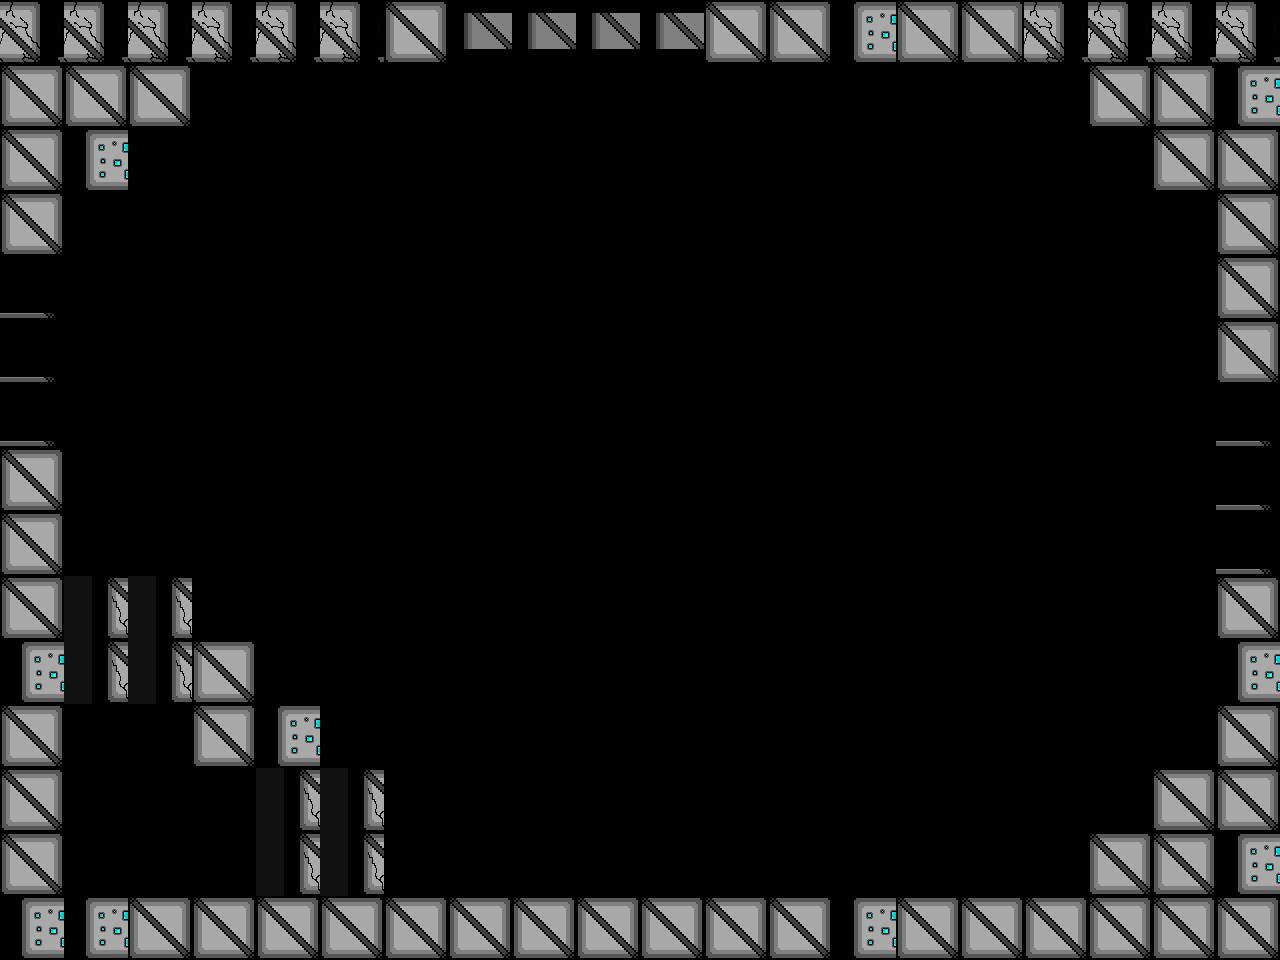

Tiled map render using the project's own tile images. Description and the map definition, with tile-layer contents summarised, below:
An orthogonal 20x15 tile map with 64x64 px tiles, 1 tile layer (Tile Layer 2) and 7 objects (2x Newborn, 2x Uno, ScrollingBackground, Player, Assassin).

<map version="1.0" tiledversion="1.1.1" orientation="orthogonal" renderorder="right-down" width="20" height="15" tilewidth="64" tileheight="64" infinite="0" nextobjectid="83">
 <properties>
  <property name="assassin" value="assets/assasin_rightLeftSpritesheet.png" />
  <property name="backgroundEasy" value="assets/backgroundEasy.png" />
  <property name="backgroundHard" value="assets/backgroundHard.png" />
  <property name="backgroundMedium" value="assets/backgroundMedium.png" />
  <property name="boss" value="assets/boss.png" />
  <property name="bossexplosion" value="assets/bossexplosion.png" />
  <property name="damageUp" value="assets/metalBoxCoin.png" />
  <property name="explosion" value="assets/explosion.png" />
  <property name="firingRateUp" value="assets/metalBoxCoin.png" />
  <property name="healthUp" value="assets/metalBoxHeart.png" />
  <property name="largeexplosion" value="assets/largeexplosion.png" />
  <property name="loading" value="assets/loading.png" />
  <property name="moveSpeedUp" value="assets/metalBoxCoin.png" />
  <property name="newborn" value="assets/newborn_spritesheet(h54_w62).png" />
  <property name="player" value="assets/playerSpriteSheetTemp.png" />
  <property name="reward" value="assets/reward1.png" />
  <property name="smallexplosion" value="assets/smallexplosion.png" />
  <property name="uno" value="assets/uno_Static.png" />
 </properties>
 <tileset firstgid="1" name="blocks1" tilewidth="64" tileheight="64" tilecount="14" columns="14">
  <image source="blocks1.png" width="900" height="64" />
 </tileset>
 <objectgroup color="#00ff00" name="Object Layer 1">
  <object id="59" name="Background" type="ScrollingBackground" x="0" y="0" width="64" height="64">
   <properties>
    <property name="numFrames" value="1" />
    <property name="textureHeight" value="960" />
    <property name="textureID" value="backgroundMedium" />
    <property name="textureWidth" value="1280" />
   </properties>
  </object>
  <object id="55" name="Player1" type="Player" x="117.697" y="791.246" width="34" height="64">
   <properties>
    <property name="numFrames" value="6" />
    <property name="textureHeight" value="60" />
    <property name="textureID" value="player" />
    <property name="textureWidth" value="34" />
   </properties>
  </object>
  <object id="77" name="Newborn1" type="Newborn" x="157" y="161" width="62" height="54">
   <properties>
    <property name="numFrames" value="2" />
    <property name="textureHeight" value="54" />
    <property name="textureID" value="newborn" />
    <property name="textureWidth" value="62" />
   </properties>
  </object>
  <object id="78" name="Newborn1" type="Newborn" x="1057" y="753" width="62" height="54">
   <properties>
    <property name="numFrames" value="2" />
    <property name="textureHeight" value="54" />
    <property name="textureID" value="newborn" />
    <property name="textureWidth" value="62" />
   </properties>
  </object>
  <object id="79" name="Assassin1" type="Assassin" x="1028.5" y="148.5" width="99" height="99">
   <properties>
    <property name="numFrames" value="4" />
    <property name="textureHeight" value="100" />
    <property name="textureID" value="assassin" />
    <property name="textureWidth" value="100" />
   </properties>
  </object>
  <object id="81" name="Uno1" type="Uno" x="486.5" y="306.5" width="39" height="51">
   <properties>
    <property name="numFrames" value="2" />
    <property name="textureHeight" value="51" />
    <property name="textureID" value="uno" />
    <property name="textureWidth" value="39" />
   </properties>
  </object>
  <object id="82" name="Uno1" type="Uno" x="830.5" y="531.5" width="39" height="51">
   <properties>
    <property name="numFrames" value="2" />
    <property name="textureHeight" value="51" />
    <property name="textureID" value="uno" />
    <property name="textureWidth" value="39" />
   </properties>
  </object>
 </objectgroup>
 <layer name="Tile Layer 2" width="20" height="15">
  <properties>
   <property name="collidable" value="" />
  </properties>
  <data>[300 cells, 86 non-empty, 6 distinct tile ids]</data>
 </layer>
</map>
